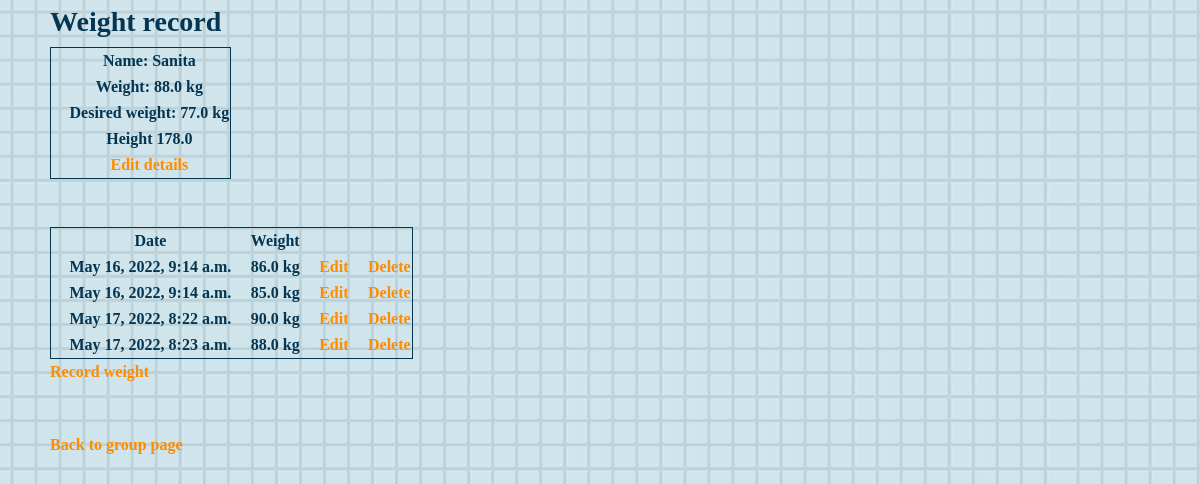
Page /account/ (signed in) on the earlier database version.
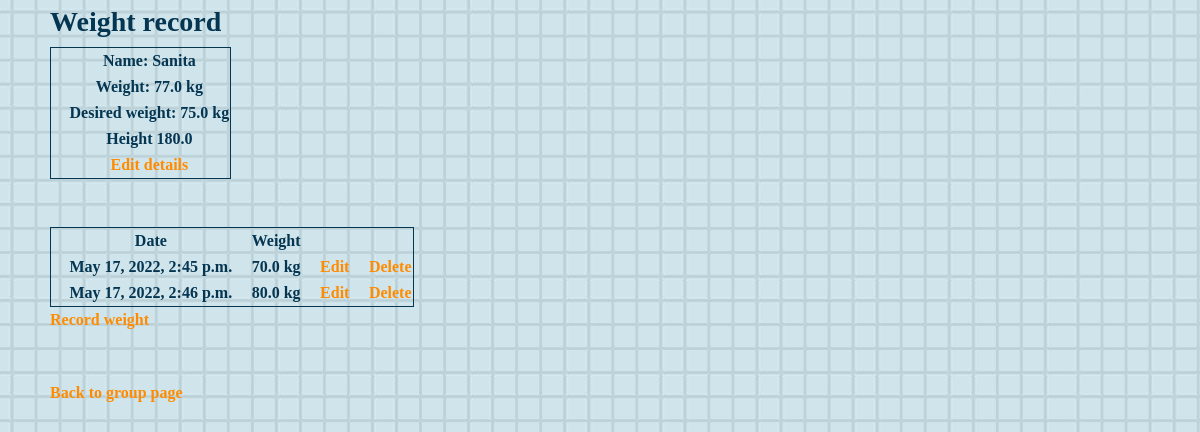
Same page on the later database version.
### ffwc_app/models.py (models this page shows, shortened)
class User_Data(models.Model):
    user = models.ForeignKey(
                    User, on_delete=models.CASCADE, null=True, blank=True)
    name = models.CharField(max_length=20)
    weight = models.FloatField(validators=[MinValueValidator(0.0)], )
    goal_weight = models.FloatField(validators=[MinValueValidator(0.0)], )
    height = models.FloatField(validators=[MinValueValidator(0.0)], )
    created = models.DateTimeField(auto_now_add=True)
    class Meta:
        ordering = ['created']

class Weight_Update(models.Model):
    user = models.ForeignKey(User_Data, on_delete=models.CASCADE,
                                                        null=True, blank=True)
    weight_update = models.FloatField(
                                validators=[MinValueValidator(0.0)], default=0)
    created = models.DateTimeField(auto_now_add=True)
    class Meta:
        ordering = ['created']

### ffwc_app/views.py (the view)
# urls.py: path('account/', PersonalPage.as_view(), name='account'),
class PersonalPage(ListView, LoginRequiredMixin):
    model = User_Data
    context_object_name = 'user_data'
    template_name = 'ffwc_app/personal_page.html'
    def get_context_data(self, **kwargs):
        context = super().get_context_data(**kwargs)
        context['user_data'] = context['user_data'].filter(user=self.request.user)
        context['weight_update'] = Weight_Update.objects.all().filter(
                                                    user=self.request.user.id)
        return context

### ffwc_app/templates/ffwc_app/personal_page.html
{% extends 'ffwc_app/base.html' %}
{% block content %}
<h3>Weight record</h3>
    <table style="border: 1px solid;">
      {% for data in user_data %}
      <tr>
        <td>Name: {{ data.name }}</td>
      </tr>
      <tr>
        <td>Weight: {{ data.weight }} kg</td>
      </tr>
      <tr>
        <td>Desired weight: {{ data.goal_weight }} kg</td>
      </tr>
      <tr>
        <td>Height {{ data.height }}</td>
      </tr>
      <tr>
        <td><a href="{% url 'update-details' data.id %}">Edit details</a></td>
      </tr>
      {% empty %}
          <h2>Empty!</h2>
          <a href="{% url 'new-details' %}">Fill your personal details</a>
      {% endfor %}
    </table>
    <br>
    <br>
    <table style="border: 1px solid;">
      <tr>
        <th>Date</th>
        <th>Weight</th>
      </tr>
      {% for record in weight_update %}
      <tr>
        <td>{{ record.created }}</td>
        <td>{{ record.weight_update }} kg</td>
        <td><a href="{% url 'edit-update-weight' record.id %}">Edit</a></td>
        <td><a href="{% url 'delete-weight' record.id %}">Delete</a></td>
      </tr>
      {% empty %}
          <h2>Empty!</h2>
      {% endfor %}
    </table>
   <a href="{% url 'update-weight' %}">Record weight</a>
   <br>
   <br>
   <br>
   <a href="{% url 'group' %}">Back to group page</a>
{% endblock %}

### ffwc_app/templates/ffwc_app/base.html (shortened to what this page needs)
{% load static %}
<!DOCTYPE html>
<html lang="en" dir="ltr">
  <head>
    <link rel="stylesheet" href="https://stackpath.bootstrapcdn.com/bootstrap/4.3.1/css/bootstrap.min.css">
    <link rel="stylesheet" href="{% static 'base/main.css' %}">
  </head>
  <body>
    <div class="background_image">
      <div class="content">
        {% block content %}{% endblock content %}
      </div>
    </div>
  </body>
</html>

### ffwc_app/static/base/main.css (style rules this page uses)
html { background-image: url("background.jpeg"); background-repeat: repeat; }
.background_image { background-image: url("background.jpeg"); background-repeat: repeat; }
.content { padding-top: 5px !important; width: auto; max-width: 1200px; height: auto; margin-left: 50px; margin-right: 50px; box-sizing: content-box; }
p, h1, h2, h3, h4, h5, h6 { color: #043551; font-family: Cursive, Brush Script MT !important; font-weight: bold; }
table, th, td, tr { text-align: center; padding-left: 18.5px; color: #043551; font-family: Cursive, Brush Script MT !important; font-weight: bold; }
a { color: darkorange; font-family: Cursive, Brush Script MT !important; font-weight: bold; }

Differences in the rows shown:
removed Weight_Update: created "May 16, 2022, 9:14 a.m.", weight_update "86.0"
removed Weight_Update: created "May 16, 2022, 9:14 a.m.", weight_update "85.0"
removed Weight_Update: created "May 17, 2022, 8:22 a.m.", weight_update "90.0"
removed Weight_Update: created "May 17, 2022, 8:23 a.m.", weight_update "88.0"
changed User_Data "Sanita": weight "88.0" → "77.0"; goal_weight "77.0" → "75.0"; height "178.0" → "180.0"
added Weight_Update: created "May 17, 2022, 2:45 p.m.", weight_update "70.0"
added Weight_Update: created "May 17, 2022, 2:46 p.m.", weight_update "80.0"
